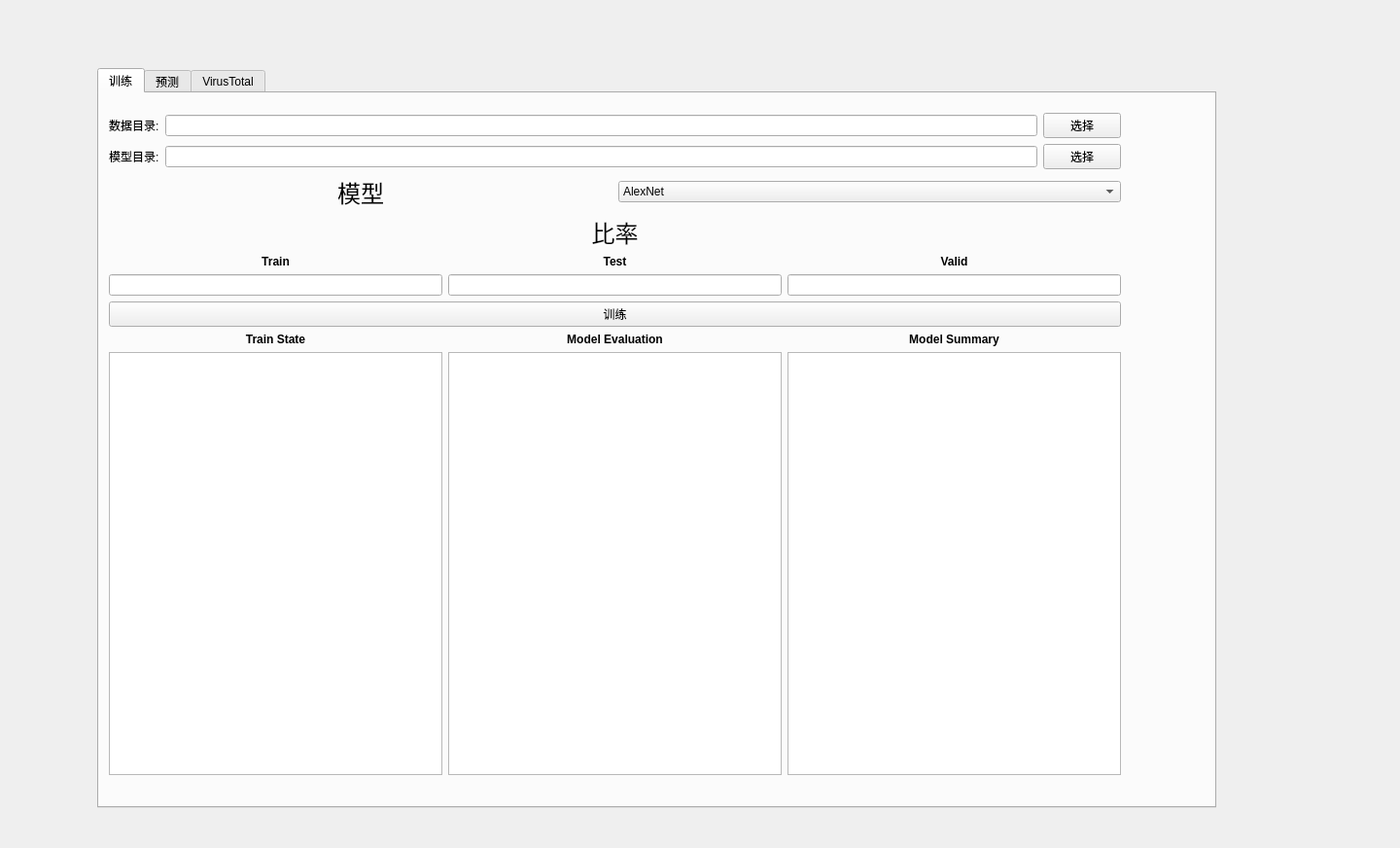
<?xml version="1.0" encoding="UTF-8"?>
<ui version="4.0">
 <class>Form</class>
 <widget class="QWidget" name="Form">
  <property name="geometry">
   <rect>
    <x>0</x>
    <y>0</y>
    <width>1440</width>
    <height>872</height>
   </rect>
  </property>
  <property name="windowTitle">
   <string>Form</string>
  </property>
  <widget class="QTabWidget" name="tabWidget">
   <property name="geometry">
    <rect>
     <x>100</x>
     <y>70</y>
     <width>1151</width>
     <height>761</height>
    </rect>
   </property>
   <property name="currentIndex">
    <number>0</number>
   </property>
   <widget class="QWidget" name="tab_train">
    <attribute name="title">
     <string>训练</string>
    </attribute>
    <widget class="QWidget" name="layoutWidget">
     <property name="geometry">
      <rect>
       <x>10</x>
       <y>20</y>
       <width>1041</width>
       <height>681</height>
      </rect>
     </property>
     <layout class="QVBoxLayout" name="verticalLayout_14">
      <item>
       <layout class="QVBoxLayout" name="verticalLayout_10">
        <item>
         <layout class="QVBoxLayout" name="verticalLayout_8">
          <item>
           <layout class="QHBoxLayout" name="horizontalLayout_5">
            <item>
             <widget class="QLabel" name="label_4">
              <property name="text">
               <string>数据目录:</string>
              </property>
             </widget>
            </item>
            <item>
             <widget class="QLineEdit" name="lineEdit_datasource"/>
            </item>
            <item>
             <widget class="QPushButton" name="pushButton_choose_source_data_dir">
              <property name="text">
               <string>选择</string>
              </property>
             </widget>
            </item>
           </layout>
          </item>
          <item>
           <layout class="QHBoxLayout" name="horizontalLayout_6">
            <item>
             <widget class="QLabel" name="label_9">
              <property name="text">
               <string>模型目录:</string>
              </property>
             </widget>
            </item>
            <item>
             <widget class="QLineEdit" name="lineEdit_model_dest"/>
            </item>
            <item>
             <widget class="QPushButton" name="pushButton_choose_dest_model_dir">
              <property name="text">
               <string>选择</string>
              </property>
             </widget>
            </item>
           </layout>
          </item>
         </layout>
        </item>
        <item>
         <layout class="QHBoxLayout" name="horizontalLayout_12">
          <item>
           <widget class="QLabel" name="label_16">
            <property name="text">
             <string>&lt;html&gt;&lt;head/&gt;&lt;body&gt;&lt;p align=&quot;center&quot;&gt;&lt;span style=&quot; font-size:18pt;&quot;&gt;模型&lt;/span&gt;&lt;/p&gt;&lt;/body&gt;&lt;/html&gt;</string>
            </property>
           </widget>
          </item>
          <item>
           <widget class="QComboBox" name="comboBox_selected_model_train">
            <item>
             <property name="text">
              <string>AlexNet</string>
             </property>
            </item>
            <item>
             <property name="text">
              <string>VGG16</string>
             </property>
            </item>
           </widget>
          </item>
         </layout>
        </item>
        <item>
         <layout class="QVBoxLayout" name="verticalLayout_9">
          <item>
           <widget class="QLabel" name="label_5">
            <property name="text">
             <string>&lt;html&gt;&lt;head/&gt;&lt;body&gt;&lt;p align=&quot;center&quot;&gt;&lt;span style=&quot; font-size:18pt;&quot;&gt;比率&lt;/span&gt;&lt;/p&gt;&lt;/body&gt;&lt;/html&gt;</string>
            </property>
           </widget>
          </item>
          <item>
           <layout class="QHBoxLayout" name="horizontalLayout_7">
            <item>
             <layout class="QVBoxLayout" name="verticalLayout_5">
              <item>
               <widget class="QLabel" name="label_6">
                <property name="text">
                 <string>&lt;html&gt;&lt;head/&gt;&lt;body&gt;&lt;p align=&quot;center&quot;&gt;&lt;span style=&quot; font-weight:700;&quot;&gt;Train&lt;/span&gt;&lt;/p&gt;&lt;/body&gt;&lt;/html&gt;</string>
                </property>
               </widget>
              </item>
              <item>
               <widget class="QLineEdit" name="lineEdit_train_ratio"/>
              </item>
             </layout>
            </item>
            <item>
             <layout class="QVBoxLayout" name="verticalLayout_6">
              <item>
               <widget class="QLabel" name="label_7">
                <property name="text">
                 <string>&lt;html&gt;&lt;head/&gt;&lt;body&gt;&lt;p align=&quot;center&quot;&gt;&lt;span style=&quot; font-weight:700;&quot;&gt;Test&lt;/span&gt;&lt;/p&gt;&lt;/body&gt;&lt;/html&gt;</string>
                </property>
               </widget>
              </item>
              <item>
               <widget class="QLineEdit" name="lineEdit_test_ratio"/>
              </item>
             </layout>
            </item>
            <item>
             <layout class="QVBoxLayout" name="verticalLayout_7">
              <item>
               <widget class="QLabel" name="label_8">
                <property name="text">
                 <string>&lt;html&gt;&lt;head/&gt;&lt;body&gt;&lt;p align=&quot;center&quot;&gt;&lt;span style=&quot; font-weight:700;&quot;&gt;Valid&lt;/span&gt;&lt;/p&gt;&lt;/body&gt;&lt;/html&gt;</string>
                </property>
               </widget>
              </item>
              <item>
               <widget class="QLineEdit" name="lineEdit_valid_ratio"/>
              </item>
             </layout>
            </item>
           </layout>
          </item>
         </layout>
        </item>
        <item>
         <widget class="QPushButton" name="pushButton_model_train">
          <property name="text">
           <string>训练</string>
          </property>
         </widget>
        </item>
       </layout>
      </item>
      <item>
       <layout class="QHBoxLayout" name="horizontalLayout_8">
        <item>
         <layout class="QVBoxLayout" name="verticalLayout_12">
          <item>
           <widget class="QLabel" name="label_11">
            <property name="text">
             <string>&lt;html&gt;&lt;head/&gt;&lt;body&gt;&lt;p align=&quot;center&quot;&gt;&lt;span style=&quot; font-weight:700;&quot;&gt;Train State&lt;/span&gt;&lt;/p&gt;&lt;/body&gt;&lt;/html&gt;</string>
            </property>
           </widget>
          </item>
          <item>
           <widget class="QListWidget" name="listWidget_train_state"/>
          </item>
         </layout>
        </item>
        <item>
         <layout class="QVBoxLayout" name="verticalLayout_13">
          <item>
           <widget class="QLabel" name="label_12">
            <property name="text">
             <string>&lt;html&gt;&lt;head/&gt;&lt;body&gt;&lt;p align=&quot;center&quot;&gt;&lt;span style=&quot; font-weight:700;&quot;&gt;Model Evaluation&lt;/span&gt;&lt;/p&gt;&lt;/body&gt;&lt;/html&gt;</string>
            </property>
           </widget>
          </item>
          <item>
           <widget class="QListWidget" name="listWidget_model_evaluation"/>
          </item>
         </layout>
        </item>
        <item>
         <layout class="QVBoxLayout" name="verticalLayout_11">
          <item>
           <widget class="QLabel" name="label_10">
            <property name="text">
             <string>&lt;html&gt;&lt;head/&gt;&lt;body&gt;&lt;p align=&quot;center&quot;&gt;&lt;span style=&quot; font-weight:700;&quot;&gt;Model Summary&lt;/span&gt;&lt;/p&gt;&lt;/body&gt;&lt;/html&gt;</string>
            </property>
           </widget>
          </item>
          <item>
           <widget class="QListWidget" name="listWidget_model_summary"/>
          </item>
         </layout>
        </item>
       </layout>
      </item>
     </layout>
    </widget>
   </widget>
   <widget class="QWidget" name="tab_predict">
    <attribute name="title">
     <string>预测</string>
    </attribute>
    <widget class="QWidget" name="layoutWidget">
     <property name="geometry">
      <rect>
       <x>20</x>
       <y>30</y>
       <width>1091</width>
       <height>681</height>
      </rect>
     </property>
     <layout class="QHBoxLayout" name="horizontalLayout_3">
      <item>
       <layout class="QVBoxLayout" name="verticalLayout_4">
        <item>
         <layout class="QVBoxLayout" name="verticalLayout">
          <item>
           <layout class="QHBoxLayout" name="horizontalLayout">
            <item>
             <widget class="QLineEdit" name="lineEdit_suspicious">
              <property name="text">
               <string/>
              </property>
             </widget>
            </item>
            <item>
             <widget class="QPushButton" name="pushButton_suspicious_file_upload">
              <property name="text">
               <string>可疑文件上传</string>
              </property>
             </widget>
            </item>
           </layout>
          </item>
         </layout>
        </item>
        <item>
         <layout class="QVBoxLayout" name="verticalLayout_3">
          <item>
           <layout class="QHBoxLayout" name="horizontalLayout_2">
            <item>
             <widget class="QLabel" name="label_2">
              <property name="text">
               <string>&lt;html&gt;&lt;head/&gt;&lt;body&gt;&lt;p align=&quot;center&quot;&gt;&lt;span style=&quot; font-size:18pt;&quot;&gt;模型&lt;/span&gt;&lt;/p&gt;&lt;/body&gt;&lt;/html&gt;</string>
              </property>
             </widget>
            </item>
            <item>
             <widget class="QComboBox" name="comboBox_selected_model_predict">
              <item>
               <property name="text">
                <string>AlexNet</string>
               </property>
              </item>
              <item>
               <property name="text">
                <string>VGG16</string>
               </property>
              </item>
             </widget>
            </item>
           </layout>
          </item>
          <item>
           <layout class="QHBoxLayout" name="horizontalLayout_4">
            <item>
             <widget class="QLineEdit" name="lineEdit_selected_model_filename"/>
            </item>
            <item>
             <widget class="QPushButton" name="pushButton_mode_load">
              <property name="text">
               <string>加载模型</string>
              </property>
             </widget>
            </item>
            <item>
             <widget class="QPushButton" name="pushButton_model_predict">
              <property name="text">
               <string>检测</string>
              </property>
             </widget>
            </item>
           </layout>
          </item>
          <item>
           <widget class="QLabel" name="label_3">
            <property name="text">
             <string>&lt;html&gt;&lt;head/&gt;&lt;body&gt;&lt;p align=&quot;center&quot;&gt;&lt;span style=&quot; font-size:18pt;&quot;&gt;检测结果&lt;/span&gt;&lt;/p&gt;&lt;/body&gt;&lt;/html&gt;</string>
            </property>
           </widget>
          </item>
          <item>
           <widget class="QListWidget" name="listWidget_mode_predict_output"/>
          </item>
         </layout>
        </item>
       </layout>
      </item>
      <item>
       <layout class="QVBoxLayout" name="verticalLayout_2">
        <item>
         <widget class="QLabel" name="label">
          <property name="text">
           <string>&lt;html&gt;&lt;head/&gt;&lt;body&gt;&lt;p align=&quot;center&quot;&gt;&lt;span style=&quot; font-size:18pt;&quot;&gt;程序分析&lt;/span&gt;&lt;/p&gt;&lt;/body&gt;&lt;/html&gt;</string>
          </property>
         </widget>
        </item>
        <item>
         <widget class="QListWidget" name="listWidget_malware_analysis_output"/>
        </item>
       </layout>
      </item>
     </layout>
    </widget>
   </widget>
   <widget class="QWidget" name="tab_virustotal">
    <attribute name="title">
     <string>VirusTotal</string>
    </attribute>
   </widget>
  </widget>
 </widget>
 <resources/>
 <connections/>
</ui>
